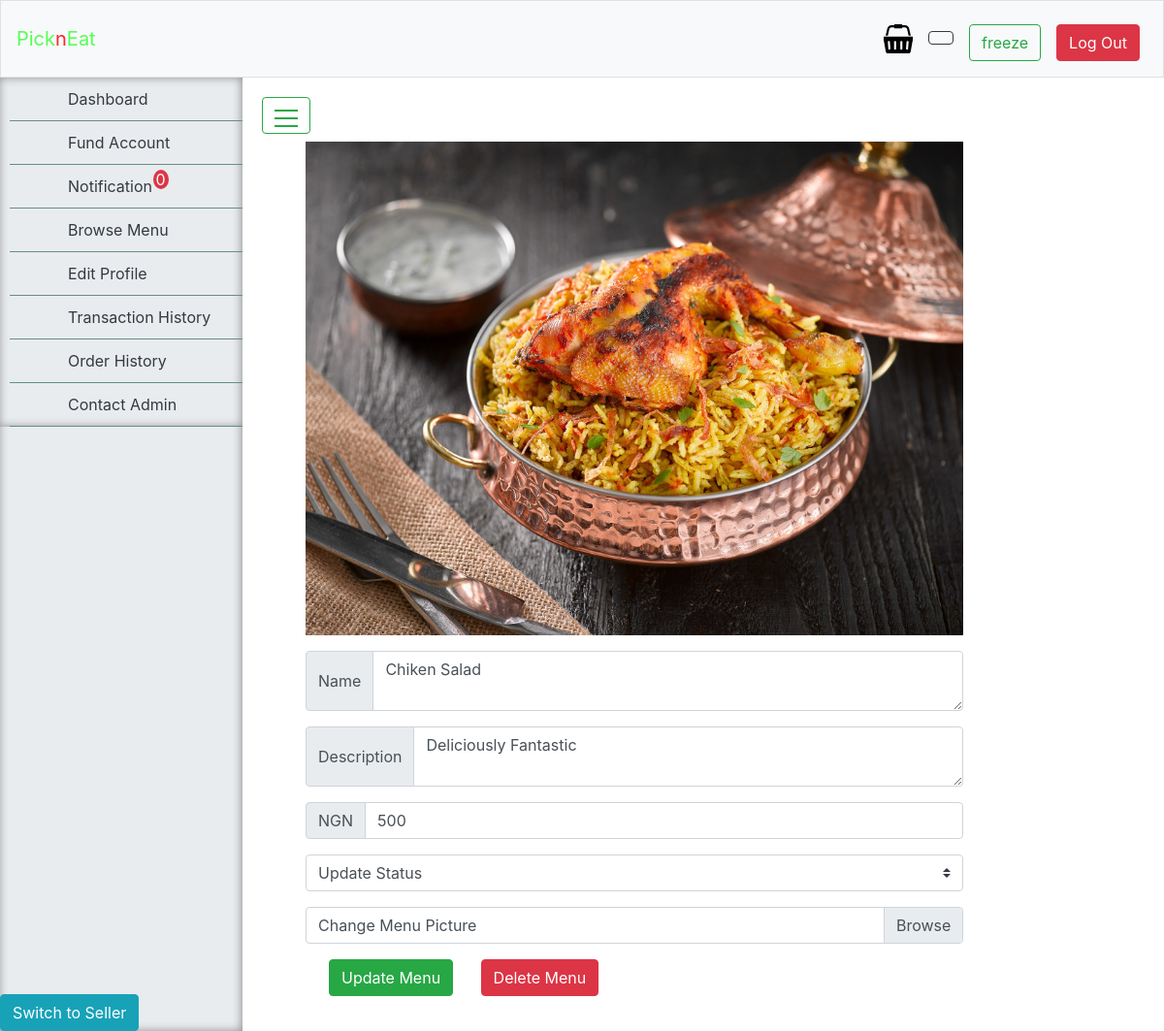
Page /edit_menu/4 (signed in) on the committed database.
### tables this page shows
CREATE TABLE "menu" (
	"id"	INTEGER NOT NULL PRIMARY KEY AUTOINCREMENT UNIQUE,
	"image"	TEXT NOT NULL,
	"vendor"	TEXT NOT NULL,
	"status"	TEXT NOT NULL DEFAULT 'available',
	"vendor_status"	TEXT NOT NULL DEFAULT 'active',
	"time_stamp"	TEXT NOT NULL,
	"name"	TEXT NOT NULL,
	"price"	NUMERIC NOT NULL,
	"description"	TEXT
);

### router/router.py (the view)
    @app.route("/edit_menu/<id>", methods=["GET", "POST"])
    @login_required
    @vendor_route_guard
    def edit_menu(id):
        return edit_menu_handler(request, database, id)

### application.py (called while the page is built)
@app.after_request
def after_request(response):
    response.headers["Cache-Control"] = "no-cache, no-store, must-revalidate"
    response.headers["Expires"] = 0
    response.headers["Pragma"] = "no-cache"
    return response

### controllers/menu.py (called while the page is built, shortened)
def edit_menu_handler(request, database, id):
    if request.method == "GET":
        session["edit_menu"] = id
        menu = database.execute("SELECT * FROM menu WHERE id=:id", id=id)
        return render_template("menu_update.html", menu=menu[0])

### controllers/user.py (called while the page is built)
def login_required(f):
    @wraps(f)
    def decorated_function(*args, **kwargs):
        if not session.get("username"):
            return redirect("/login")
        return f(*args, **kwargs)
    return decorated_function

def vendor_route_guard(f):
    @wraps(f)
    def decorated_function(*args, **kwargs):
        if session["user_type"] != "vendor":
            session.clear()
            flash("Out of bound, please login", "danger")
            return redirect("/login")
        return f(*args, **kwargs)
    return decorated_function

### templates/menu_update.html (shortened to what this page needs)
{%extends "layout2.html" %}
{% block main %}
<div class="container">
    <form action="/edit_menu/{{session["edit_menu"]}}" method="POST" enctype="multipart/form-data">
        <div class="col-lg-10 form-group">
                <img src="{{"/"+menu["image"]}}" class="img-fluid" alt="Picture Unavailable" />
        </div>
        <div class="form-group">
            <div class="col-lg-10 input-group mb-3">
                <div class="input-group-prepend">
                    <span class="input-group-text" id="name">Name</span>
                </div>
                <textarea class="form-control" name="name" aria-label="name">{{menu["name"]}}</textarea>
            </div>
        </div>
        <div class="form-group">
            <div class="col-lg-10 input-group mb-3">
                <div class="input-group-prepend">
                    <span class="input-group-text" id="description_prepend">Description</span>
                </div>
                <textarea class="form-control" name="description" aria-label="description">{{menu["description"]}}</textarea>
            </div>
        </div>
        <div class="form-group">
            <div class="col-lg-10 input-group mb-3">
                <div class="input-group-prepend">
                    <span class="input-group-text" id="price_prepend">NGN</span>
                </div>
                <input type="text" class="form-control" name="price" value={{menu["price"]}} aria-label="price" aria-describedby="price_prepend">
            </div>
        </div>
        <div class="col-lg-10 form-group">
            <select name="status" class="custom-select">
                <option value="">Update Status</option>
            </select>
        </div>
        <div class="col-lg-10 form-group">
            <div class="custom-file">
            <label class="custom-file-label" for="image">Change Menu Picture</label>
            </div>
        </div>
        <div class="col-lg-10 form-group">
            <button type="submit" class="btn btn-success ml-4">Update Menu</button>
            <a href="/delete_menu/{{session['edit_menu']}}"><input type="button" class="btn btn-danger ml-4" value="Delete Menu"></a>
        </div>
    </form>
</div>
{% endblock %}

### templates/layout2.html (shortened to what this page needs)
<!DOCTYPE html>
<html lang="en">
    <head>
        <link href="https://maxcdn.bootstrapcdn.com/bootstrap/4.1.3/css/bootstrap.min.css" rel="stylesheet">
        <link href="/static/styles.css" rel="stylesheet">
        <link href="/static/sidebar.css" rel="stylesheet">
        <link rel="stylesheet" type="text/css" href="https://cdn.datatables.net/1.10.20/css/jquery.dataTables.css">
    </head>
{% block body%}
    <body>
{% endblock %}
        <nav class="navbar navbar-expand-md navbar-light bg-light border">
                <a class="navbar-brand" href="/dashboard"><span class="green">Pick</span><span class="white">n</span><span class="green">Eat</span><span class="green"></a>
                <div class="collapse navbar-collapse" id="navbar">
                        <ul class="navbar-nav ml-auto mt-2">
                                {%if session["user_type"] == "user" or session["user_type"] == "vendor" and session["user_view"] == "user" %}
                                <li class="nav-item">
                                    <a class="nav-link" href="/display_cart"><span><?xml version="1.0" ?>
                                    <sup class="cart" id="cart"></sup></span>
                                </a>
                                </li>
                                {% endif %}
                            {% if session["user_type"] != "admin" %}
                                <li class="nav-item nav-link"><span class="btn btn-outline-dark" id="balance"></span></li>
                                {% endif %}
                            <li class="nav-item"><a class="nav-link" href="/profile"><span class="btn btn-outline-success">{{session["username"]}}</span></a></li>
                            <li class="nav-item"><a class="nav-link" href="/logout"><span class="btn btn-danger">Log Out</span></a></li>
                        </ul>
                </div>
            </nav>
                    <div class="wrapper">
                            <nav id="sidebar">
                                <div class="sidebar">
                                    {% if session["user_type"] == "admin" %}
                                    <ul>
                                        <li><a href='/dashboard' > Dashboard </a></li>
                                        <li><a href='/notification' > Notification <span class="badge-danger custom-badge" id="notifs">0</span> </a></li>
                                        <li><a href='/transaction_log' > View Transactions </a></li>
                                        <li><a href='/menu_log' > View Menus </a></li>
                                        <li><a href='/manage_users' > Manage Users </a></li>
                                        <li><a href='/order_log' > View Orders </a></li>
                                        <li><a href='/vendor_verification' > Vendor Application </a></li>
                                    </ul>
                                    {% else %}
                                        <ul>
                                            <li><a href='/dashboard'> Dashboard </a></li>
                                            <li><a href='/fund' > Fund Account </a></li>
                                            <li><a href='/notification' > Notification <span class="badge-danger custom-badge" id="notifs">0</span> </a></li>
                                            <li><a href='/browse' > Browse Menu </a></li>
                                            <li><a href='/profile' > Edit Profile </a></li>
                                            <li><a href='/transaction_history' > Transaction History </a></li>
                                            <li><a href='/order_history' > Order History </a></li>
                                            <li><a href='/contact' > Contact Admin </a></li>
                                        </ul>
                                    {% endif %}
                </div>
                {% if  session["user_type"] == "vendor" and session["user_view"] == "user" %}
                <div class="switch">
                    <a href="/switch_view/vendor">
                        <button type="submit" class="btn btn-info btn-block">Switch to Seller</button>
                    </a>
                </div>
            {% endif %}
            </nav>
                            <div id="content">
                                <label  id="toggle-sidebar" class="btn btn-outline-success"  type="button">
                                    <span></span>
                                    <span></span>
                                    <span></span>
                                </label>
                                <div class="container">
                                    <main>
                                        {% block main %}{% endblock main %}
                                    </main>
                                </div>
                            </div>
    </body>
</html>

### static/styles.css (style rules this page uses)
.green { color: #5f5; }
.white { color: #f23; }
nav { background-color: yellow; }
a:link { text-decoration: none; }
#toggle-sidebar > span { display: block; width: 1.5em; height: 0.5em; border-bottom: #28a745 2px solid; }
.switch { position: absolute; bottom: 0; top: auto; }
.custom-badge { position: relative; bottom: 7px; right: 4px; padding: 0 3px 0 3px; border-radius: 50%; }

### static/sidebar.css (style rules this page uses)
.sidebar { position: relative; top:0; left:0; width:250px; transition: all 300ms cubic-bezier(0.65, 0.05, 0.36, 1); box-shadow: inset -1px 0 10px rgba(0, 0, 0, 0.4); background: #e9ecef; }
.sidebar:after { content: ''; background-color: #253238; position: absolute; top: 0; z-index: -1; height: 100%; width: 58px; }
.sidebar ul { list-style:none; padding-left:10px; }
.sidebar ul li { padding:10px; border-bottom: #64917c 1px solid; }
.sidebar ul li a { color:#343a40; display:block; padding-left:50px; }
.wrapper { display: flex; width: 100%; align-items: stretch; perspective: 1500px; }
#sidebar { min-width: 250px; max-width: 250px; transition: all 300ms cubic-bezier(0.65, 0.05, 0.36, 1); box-shadow: inset -1px 0 10px rgba(0, 0, 0, 0.4); background: #e9ecef; transform-origin: bottom left; }
#content { width: 100%; padding: 20px; min-height: 90vh; transition: all 0.3s; }

### rows in the picture
menu: username "freeze", image (picture), name "Chiken Salad", description "Deliciously Fantastic", price "500"
